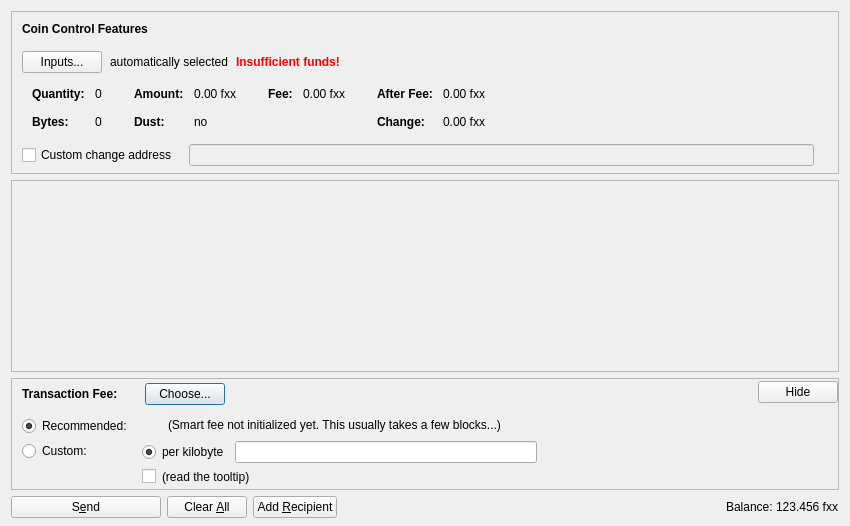
<?xml version="1.0" encoding="UTF-8"?>
<ui version="4.0">
 <class>SendCoinsDialog</class>
 <widget class="QDialog" name="SendCoinsDialog">
  <property name="geometry">
   <rect>
    <x>0</x>
    <y>0</y>
    <width>850</width>
    <height>526</height>
   </rect>
  </property>
  <property name="windowTitle">
   <string>Send Coins</string>
  </property>
  <layout class="QVBoxLayout" name="verticalLayout" stretch="0,1,0,0">
   <property name="bottomMargin">
    <number>8</number>
   </property>
   <item>
    <widget class="QFrame" name="frameCoinControl">
     <property name="sizePolicy">
      <sizepolicy hsizetype="Expanding" vsizetype="Expanding">
       <horstretch>0</horstretch>
       <verstretch>0</verstretch>
      </sizepolicy>
     </property>
     <property name="maximumSize">
      <size>
       <width>16777215</width>
       <height>16777215</height>
      </size>
     </property>
     <property name="frameShape">
      <enum>QFrame::StyledPanel</enum>
     </property>
     <property name="frameShadow">
      <enum>QFrame::Sunken</enum>
     </property>
     <layout class="QVBoxLayout" name="verticalLayoutCoinControl2">
      <property name="spacing">
       <number>0</number>
      </property>
      <property name="leftMargin">
       <number>0</number>
      </property>
      <property name="topMargin">
       <number>0</number>
      </property>
      <property name="rightMargin">
       <number>0</number>
      </property>
      <property name="bottomMargin">
       <number>6</number>
      </property>
      <item>
       <layout class="QVBoxLayout" name="verticalLayoutCoinControl" stretch="0,0,0,0,1">
        <property name="spacing">
         <number>0</number>
        </property>
        <property name="leftMargin">
         <number>10</number>
        </property>
        <property name="topMargin">
         <number>10</number>
        </property>
        <item>
         <layout class="QHBoxLayout" name="horizontalLayoutCoinControl1">
          <property name="bottomMargin">
           <number>15</number>
          </property>
          <item>
           <widget class="QLabel" name="labelCoinControlFeatures">
            <property name="sizePolicy">
             <sizepolicy hsizetype="Preferred" vsizetype="Maximum">
              <horstretch>0</horstretch>
              <verstretch>0</verstretch>
             </sizepolicy>
            </property>
            <property name="font">
             <font>
              <weight>75</weight>
              <bold>true</bold>
             </font>
            </property>
            <property name="styleSheet">
             <string notr="true">font-weight:bold;</string>
            </property>
            <property name="text">
             <string>Coin Control Features</string>
            </property>
           </widget>
          </item>
         </layout>
        </item>
        <item>
         <layout class="QHBoxLayout" name="horizontalLayoutCoinControl2" stretch="0,0,0,0">
          <property name="spacing">
           <number>8</number>
          </property>
          <property name="bottomMargin">
           <number>10</number>
          </property>
          <item>
           <widget class="QPushButton" name="pushButtonCoinControl">
            <property name="styleSheet">
             <string notr="true"/>
            </property>
            <property name="text">
             <string>Inputs...</string>
            </property>
            <property name="autoDefault">
             <bool>false</bool>
            </property>
           </widget>
          </item>
          <item>
           <widget class="QLabel" name="labelCoinControlAutomaticallySelected">
            <property name="text">
             <string>automatically selected</string>
            </property>
            <property name="margin">
             <number>5</number>
            </property>
           </widget>
          </item>
          <item>
           <widget class="QLabel" name="labelCoinControlInsuffFunds">
            <property name="font">
             <font>
              <weight>75</weight>
              <bold>true</bold>
             </font>
            </property>
            <property name="styleSheet">
             <string notr="true">color:red;font-weight:bold;</string>
            </property>
            <property name="text">
             <string>Insufficient funds!</string>
            </property>
            <property name="margin">
             <number>5</number>
            </property>
           </widget>
          </item>
          <item>
           <spacer name="horizontalSpacerCoinControl">
            <property name="orientation">
             <enum>Qt::Horizontal</enum>
            </property>
            <property name="sizeHint" stdset="0">
             <size>
              <width>40</width>
              <height>1</height>
             </size>
            </property>
           </spacer>
          </item>
         </layout>
        </item>
        <item>
         <widget class="QWidget" name="widgetCoinControl" native="true">
          <property name="sizePolicy">
           <sizepolicy hsizetype="Preferred" vsizetype="Preferred">
            <horstretch>0</horstretch>
            <verstretch>0</verstretch>
           </sizepolicy>
          </property>
          <property name="minimumSize">
           <size>
            <width>0</width>
            <height>0</height>
           </size>
          </property>
          <property name="styleSheet">
           <string notr="true"/>
          </property>
          <layout class="QHBoxLayout" name="horizontalLayoutCoinControl5">
           <property name="leftMargin">
            <number>0</number>
           </property>
           <property name="topMargin">
            <number>0</number>
           </property>
           <property name="rightMargin">
            <number>0</number>
           </property>
           <property name="bottomMargin">
            <number>0</number>
           </property>
           <item>
            <layout class="QHBoxLayout" name="horizontalLayoutCoinControl3" stretch="0,0,0,1">
             <property name="spacing">
              <number>20</number>
             </property>
             <property name="topMargin">
              <number>0</number>
             </property>
             <property name="bottomMargin">
              <number>10</number>
             </property>
             <item>
              <layout class="QFormLayout" name="formLayoutCoinControl1">
               <property name="horizontalSpacing">
                <number>10</number>
               </property>
               <property name="verticalSpacing">
                <number>14</number>
               </property>
               <property name="leftMargin">
                <number>10</number>
               </property>
               <property name="topMargin">
                <number>4</number>
               </property>
               <property name="rightMargin">
                <number>6</number>
               </property>
               <item row="0" column="0">
                <widget class="QLabel" name="labelCoinControlQuantityText">
                 <property name="font">
                  <font>
                   <weight>75</weight>
                   <bold>true</bold>
                  </font>
                 </property>
                 <property name="text">
                  <string>Quantity:</string>
                 </property>
                 <property name="margin">
                  <number>0</number>
                 </property>
                </widget>
               </item>
               <item row="0" column="1">
                <widget class="QLabel" name="labelCoinControlQuantity">
                 <property name="cursor">
                  <cursorShape>IBeamCursor</cursorShape>
                 </property>
                 <property name="contextMenuPolicy">
                  <enum>Qt::ActionsContextMenu</enum>
                 </property>
                 <property name="text">
                  <string notr="true">0</string>
                 </property>
                 <property name="margin">
                  <number>0</number>
                 </property>
                 <property name="textInteractionFlags">
                  <set>Qt::LinksAccessibleByMouse|Qt::TextSelectableByKeyboard|Qt::TextSelectableByMouse</set>
                 </property>
                </widget>
               </item>
               <item row="1" column="0">
                <widget class="QLabel" name="labelCoinControlBytesText">
                 <property name="font">
                  <font>
                   <weight>75</weight>
                   <bold>true</bold>
                  </font>
                 </property>
                 <property name="text">
                  <string>Bytes:</string>
                 </property>
                </widget>
               </item>
               <item row="1" column="1">
                <widget class="QLabel" name="labelCoinControlBytes">
                 <property name="cursor">
                  <cursorShape>IBeamCursor</cursorShape>
                 </property>
                 <property name="contextMenuPolicy">
                  <enum>Qt::ActionsContextMenu</enum>
                 </property>
                 <property name="text">
                  <string notr="true">0</string>
                 </property>
                 <property name="textInteractionFlags">
                  <set>Qt::LinksAccessibleByMouse|Qt::TextSelectableByKeyboard|Qt::TextSelectableByMouse</set>
                 </property>
                </widget>
               </item>
              </layout>
             </item>
             <item>
              <layout class="QFormLayout" name="formLayoutCoinControl2">
               <property name="horizontalSpacing">
                <number>10</number>
               </property>
               <property name="verticalSpacing">
                <number>14</number>
               </property>
               <property name="leftMargin">
                <number>6</number>
               </property>
               <property name="topMargin">
                <number>4</number>
               </property>
               <property name="rightMargin">
                <number>6</number>
               </property>
               <item row="0" column="0">
                <widget class="QLabel" name="labelCoinControlAmountText">
                 <property name="font">
                  <font>
                   <weight>75</weight>
                   <bold>true</bold>
                  </font>
                 </property>
                 <property name="text">
                  <string>Amount:</string>
                 </property>
                 <property name="margin">
                  <number>0</number>
                 </property>
                </widget>
               </item>
               <item row="0" column="1">
                <widget class="QLabel" name="labelCoinControlAmount">
                 <property name="cursor">
                  <cursorShape>IBeamCursor</cursorShape>
                 </property>
                 <property name="contextMenuPolicy">
                  <enum>Qt::ActionsContextMenu</enum>
                 </property>
                 <property name="text">
                  <string notr="true">0.00 fxx</string>
                 </property>
                 <property name="textInteractionFlags">
                  <set>Qt::LinksAccessibleByMouse|Qt::TextSelectableByKeyboard|Qt::TextSelectableByMouse</set>
                 </property>
                </widget>
               </item>
               <item row="1" column="0">
                <widget class="QLabel" name="labelCoinControlLowOutputText">
                 <property name="font">
                  <font>
                   <weight>75</weight>
                   <bold>true</bold>
                  </font>
                 </property>
                 <property name="text">
                  <string>Dust:</string>
                 </property>
                </widget>
               </item>
               <item row="1" column="1">
                <widget class="QLabel" name="labelCoinControlLowOutput">
                 <property name="cursor">
                  <cursorShape>IBeamCursor</cursorShape>
                 </property>
                 <property name="contextMenuPolicy">
                  <enum>Qt::ActionsContextMenu</enum>
                 </property>
                 <property name="text">
                  <string notr="true">no</string>
                 </property>
                 <property name="textInteractionFlags">
                  <set>Qt::LinksAccessibleByMouse|Qt::TextSelectableByKeyboard|Qt::TextSelectableByMouse</set>
                 </property>
                </widget>
               </item>
              </layout>
             </item>
             <item>
              <layout class="QFormLayout" name="formLayoutCoinControl3">
               <property name="horizontalSpacing">
                <number>10</number>
               </property>
               <property name="verticalSpacing">
                <number>14</number>
               </property>
               <property name="leftMargin">
                <number>6</number>
               </property>
               <property name="topMargin">
                <number>4</number>
               </property>
               <property name="rightMargin">
                <number>6</number>
               </property>
               <item row="0" column="0">
                <widget class="QLabel" name="labelCoinControlFeeText">
                 <property name="font">
                  <font>
                   <weight>75</weight>
                   <bold>true</bold>
                  </font>
                 </property>
                 <property name="text">
                  <string>Fee:</string>
                 </property>
                 <property name="margin">
                  <number>0</number>
                 </property>
                </widget>
               </item>
               <item row="0" column="1">
                <widget class="QLabel" name="labelCoinControlFee">
                 <property name="cursor">
                  <cursorShape>IBeamCursor</cursorShape>
                 </property>
                 <property name="contextMenuPolicy">
                  <enum>Qt::ActionsContextMenu</enum>
                 </property>
                 <property name="text">
                  <string notr="true">0.00 fxx</string>
                 </property>
                 <property name="textInteractionFlags">
                  <set>Qt::LinksAccessibleByMouse|Qt::TextSelectableByKeyboard|Qt::TextSelectableByMouse</set>
                 </property>
                </widget>
               </item>
              </layout>
             </item>
             <item>
              <layout class="QFormLayout" name="formLayoutCoinControl4">
               <property name="horizontalSpacing">
                <number>10</number>
               </property>
               <property name="verticalSpacing">
                <number>14</number>
               </property>
               <property name="leftMargin">
                <number>6</number>
               </property>
               <property name="topMargin">
                <number>4</number>
               </property>
               <property name="rightMargin">
                <number>6</number>
               </property>
               <item row="0" column="0">
                <widget class="QLabel" name="labelCoinControlAfterFeeText">
                 <property name="font">
                  <font>
                   <weight>75</weight>
                   <bold>true</bold>
                  </font>
                 </property>
                 <property name="text">
                  <string>After Fee:</string>
                 </property>
                 <property name="margin">
                  <number>0</number>
                 </property>
                </widget>
               </item>
               <item row="0" column="1">
                <widget class="QLabel" name="labelCoinControlAfterFee">
                 <property name="cursor">
                  <cursorShape>IBeamCursor</cursorShape>
                 </property>
                 <property name="contextMenuPolicy">
                  <enum>Qt::ActionsContextMenu</enum>
                 </property>
                 <property name="text">
                  <string notr="true">0.00 fxx</string>
                 </property>
                 <property name="textInteractionFlags">
                  <set>Qt::LinksAccessibleByMouse|Qt::TextSelectableByKeyboard|Qt::TextSelectableByMouse</set>
                 </property>
                </widget>
               </item>
               <item row="1" column="0">
                <widget class="QLabel" name="labelCoinControlChangeText">
                 <property name="font">
                  <font>
                   <weight>75</weight>
                   <bold>true</bold>
                  </font>
                 </property>
                 <property name="text">
                  <string>Change:</string>
                 </property>
                </widget>
               </item>
               <item row="1" column="1">
                <widget class="QLabel" name="labelCoinControlChange">
                 <property name="cursor">
                  <cursorShape>IBeamCursor</cursorShape>
                 </property>
                 <property name="contextMenuPolicy">
                  <enum>Qt::ActionsContextMenu</enum>
                 </property>
                 <property name="text">
                  <string notr="true">0.00 fxx</string>
                 </property>
                 <property name="textInteractionFlags">
                  <set>Qt::LinksAccessibleByMouse|Qt::TextSelectableByKeyboard|Qt::TextSelectableByMouse</set>
                 </property>
                </widget>
               </item>
              </layout>
             </item>
            </layout>
           </item>
          </layout>
         </widget>
        </item>
        <item>
         <layout class="QHBoxLayout" name="horizontalLayoutCoinControl4" stretch="0,0,0">
          <property name="spacing">
           <number>12</number>
          </property>
          <property name="sizeConstraint">
           <enum>QLayout::SetDefaultConstraint</enum>
          </property>
          <property name="topMargin">
           <number>5</number>
          </property>
          <property name="rightMargin">
           <number>5</number>
          </property>
          <item>
           <widget class="QCheckBox" name="checkBoxCoinControlChange">
            <property name="toolTip">
             <string>If this is activated, but the change address is empty or invalid, change will be sent to a newly generated address.</string>
            </property>
            <property name="text">
             <string>Custom change address</string>
            </property>
           </widget>
          </item>
          <item>
           <widget class="QValidatedLineEdit" name="lineEditCoinControlChange">
            <property name="enabled">
             <bool>false</bool>
            </property>
            <property name="sizePolicy">
             <sizepolicy hsizetype="Expanding" vsizetype="Fixed">
              <horstretch>0</horstretch>
              <verstretch>0</verstretch>
             </sizepolicy>
            </property>
           </widget>
          </item>
          <item>
           <widget class="QLabel" name="labelCoinControlChangeLabel">
            <property name="sizePolicy">
             <sizepolicy hsizetype="Preferred" vsizetype="Expanding">
              <horstretch>0</horstretch>
              <verstretch>0</verstretch>
             </sizepolicy>
            </property>
            <property name="minimumSize">
             <size>
              <width>0</width>
              <height>0</height>
             </size>
            </property>
            <property name="text">
             <string/>
            </property>
            <property name="margin">
             <number>3</number>
            </property>
           </widget>
          </item>
         </layout>
        </item>
        <item>
         <spacer name="verticalSpacerCoinControl">
          <property name="orientation">
           <enum>Qt::Vertical</enum>
          </property>
          <property name="sizeHint" stdset="0">
           <size>
            <width>800</width>
            <height>1</height>
           </size>
          </property>
         </spacer>
        </item>
       </layout>
      </item>
     </layout>
    </widget>
   </item>
   <item>
    <widget class="QScrollArea" name="scrollArea">
     <property name="widgetResizable">
      <bool>true</bool>
     </property>
     <widget class="QWidget" name="scrollAreaWidgetContents">
      <property name="geometry">
       <rect>
        <x>0</x>
        <y>0</y>
        <width>830</width>
        <height>104</height>
       </rect>
      </property>
      <layout class="QVBoxLayout" name="verticalLayout_2" stretch="0,1">
       <property name="leftMargin">
        <number>0</number>
       </property>
       <property name="topMargin">
        <number>0</number>
       </property>
       <property name="rightMargin">
        <number>0</number>
       </property>
       <property name="bottomMargin">
        <number>0</number>
       </property>
       <item>
        <layout class="QVBoxLayout" name="entries">
         <property name="spacing">
          <number>6</number>
         </property>
        </layout>
       </item>
       <item>
        <spacer name="verticalSpacer">
         <property name="orientation">
          <enum>Qt::Vertical</enum>
         </property>
         <property name="sizeHint" stdset="0">
          <size>
           <width>20</width>
           <height>40</height>
          </size>
         </property>
        </spacer>
       </item>
      </layout>
     </widget>
    </widget>
   </item>
   <item>
    <widget class="QFrame" name="frameFee">
     <property name="sizePolicy">
      <sizepolicy hsizetype="Expanding" vsizetype="Expanding">
       <horstretch>0</horstretch>
       <verstretch>0</verstretch>
      </sizepolicy>
     </property>
     <property name="maximumSize">
      <size>
       <width>16777215</width>
       <height>16777215</height>
      </size>
     </property>
     <property name="frameShape">
      <enum>QFrame::StyledPanel</enum>
     </property>
     <property name="frameShadow">
      <enum>QFrame::Sunken</enum>
     </property>
     <layout class="QVBoxLayout" name="verticalLayoutFee1">
      <property name="spacing">
       <number>0</number>
      </property>
      <property name="leftMargin">
       <number>0</number>
      </property>
      <property name="topMargin">
       <number>0</number>
      </property>
      <property name="rightMargin">
       <number>0</number>
      </property>
      <property name="bottomMargin">
       <number>0</number>
      </property>
      <item>
       <layout class="QVBoxLayout" name="verticalLayoutFee2" stretch="0,0,0">
        <property name="spacing">
         <number>0</number>
        </property>
        <property name="leftMargin">
         <number>10</number>
        </property>
        <property name="topMargin">
         <number>0</number>
        </property>
        <item>
         <layout class="QHBoxLayout" name="horizontalLayoutFee1">
          <property name="bottomMargin">
           <number>0</number>
          </property>
          <item>
           <layout class="QVBoxLayout" name="verticalLayoutFee7">
            <property name="spacing">
             <number>0</number>
            </property>
            <item>
             <spacer name="verticalSpacerSmartFee">
              <property name="orientation">
               <enum>Qt::Vertical</enum>
              </property>
              <property name="sizeType">
               <enum>QSizePolicy::Fixed</enum>
              </property>
              <property name="sizeHint" stdset="0">
               <size>
                <width>1</width>
                <height>4</height>
               </size>
              </property>
             </spacer>
            </item>
            <item>
             <layout class="QHBoxLayout" name="horizontalLayoutSmartFee">
              <property name="spacing">
               <number>10</number>
              </property>
              <item>
               <widget class="QLabel" name="labelFeeHeadline">
                <property name="sizePolicy">
                 <sizepolicy hsizetype="Preferred" vsizetype="Maximum">
                  <horstretch>0</horstretch>
                  <verstretch>0</verstretch>
                 </sizepolicy>
                </property>
                <property name="font">
                 <font>
                  <weight>75</weight>
                  <bold>true</bold>
                 </font>
                </property>
                <property name="styleSheet">
                 <string notr="true">font-weight:bold;</string>
                </property>
                <property name="text">
                 <string>Transaction Fee:</string>
                </property>
               </widget>
              </item>
              <item>
               <widget class="QLabel" name="labelFeeMinimized">
                <property name="text">
                 <string/>
                </property>
               </widget>
              </item>
              <item>
               <widget class="QPushButton" name="buttonChooseFee">
                <property name="text">
                 <string>Choose...</string>
                </property>
               </widget>
              </item>
             </layout>
            </item>
            <item>
             <spacer name="verticalSpacer_5">
              <property name="orientation">
               <enum>Qt::Vertical</enum>
              </property>
              <property name="sizeHint" stdset="0">
               <size>
                <width>1</width>
                <height>1</height>
               </size>
              </property>
             </spacer>
            </item>
           </layout>
          </item>
          <item>
           <spacer name="horizontalSpacer_4">
            <property name="orientation">
             <enum>Qt::Horizontal</enum>
            </property>
            <property name="sizeHint" stdset="0">
             <size>
              <width>40</width>
              <height>20</height>
             </size>
            </property>
           </spacer>
          </item>
          <item>
           <widget class="QPushButton" name="buttonMinimizeFee">
            <property name="toolTip">
             <string>collapse fee-settings</string>
            </property>
            <property name="text">
             <string>Hide</string>
            </property>
           </widget>
          </item>
         </layout>
        </item>
        <item>
         <widget class="QFrame" name="frameFeeSelection">
          <layout class="QVBoxLayout" name="verticalLayoutFee12">
           <property name="spacing">
            <number>0</number>
           </property>
           <property name="leftMargin">
            <number>0</number>
           </property>
           <property name="topMargin">
            <number>0</number>
           </property>
           <property name="rightMargin">
            <number>0</number>
           </property>
           <property name="bottomMargin">
            <number>0</number>
           </property>
           <item>
            <layout class="QGridLayout" name="gridLayoutFee">
             <property name="topMargin">
              <number>10</number>
             </property>
             <property name="bottomMargin">
              <number>4</number>
             </property>
             <property name="horizontalSpacing">
              <number>10</number>
             </property>
             <property name="verticalSpacing">
              <number>4</number>
             </property>
             <item row="1" column="1">
              <layout class="QVBoxLayout" name="verticalLayoutFee8">
               <property name="spacing">
                <number>6</number>
               </property>
               <item>
                <layout class="QHBoxLayout" name="horizontalLayoutFee13">
                 <item>
                  <widget class="QRadioButton" name="radioCustomPerKilobyte">
                   <property name="toolTip">
                    <string>Specify a custom fee per kB (1,000 bytes) of the transaction's size.

Note:  Since the fee is calculated on a per-byte basis, a fee of "100 satoshis per kB" for a transaction size of 500 bytes (half of 1 kB) would ultimately yield a fee of only 50 satoshis.</string>
                   </property>
                   <property name="text">
                    <string>per kilobyte</string>
                   </property>
                   <property name="checked">
                    <bool>true</bool>
                   </property>
                   <attribute name="buttonGroup">
                    <string notr="true">groupCustomFee</string>
                   </attribute>
                  </widget>
                 </item>
                 <item>
                  <widget class="FittexxcoinAmountField" name="customFee"/>
                 </item>
                 <item>
                  <spacer name="horizontalSpacer_6">
                   <property name="orientation">
                    <enum>Qt::Horizontal</enum>
                   </property>
                   <property name="sizeHint" stdset="0">
                    <size>
                     <width>1</width>
                     <height>1</height>
                    </size>
                   </property>
                  </spacer>
                 </item>
                </layout>
               </item>
               <item>
                <layout class="QHBoxLayout" name="horizontalLayoutFee8">
                 <item>
                  <widget class="QCheckBox" name="checkBoxMinimumFee">
                   <property name="toolTip">
                    <string>Paying only the minimum fee is just fine as long as there is less transaction volume than space in the blocks. But be aware that this can end up in a never confirming transaction once there is more demand for fittexxcoin transactions than the network can process.</string>
                   </property>
                   <property name="text">
                    <string/>
                   </property>
                  </widget>
                 </item>
                 <item>
                  <widget class="QLabel" name="labelMinFeeWarning">
                   <property name="enabled">
                    <bool>true</bool>
                   </property>
                   <property name="toolTip">
                    <string>Paying only the minimum fee is just fine as long as there is less transaction volume than space in the blocks. But be aware that this can end up in a never confirming transaction once there is more demand for fittexxcoin transactions than the network can process.</string>
                   </property>
                   <property name="text">
                    <string>(read the tooltip)</string>
                   </property>
                   <property name="margin">
                    <number>5</number>
                   </property>
                  </widget>
                 </item>
                 <item>
                  <spacer name="horizontalSpacer_2">
                   <property name="orientation">
                    <enum>Qt::Horizontal</enum>
                   </property>
                   <property name="sizeHint" stdset="0">
                    <size>
                     <width>1</width>
                     <height>1</height>
                    </size>
                   </property>
                  </spacer>
                 </item>
                </layout>
               </item>
              </layout>
             </item>
             <item row="0" column="0">
              <layout class="QVBoxLayout" name="verticalLayoutFee4" stretch="0,1">
               <item>
                <widget class="QRadioButton" name="radioSmartFee">
                 <property name="text">
                  <string>Recommended:</string>
                 </property>
                 <property name="checked">
                  <bool>true</bool>
                 </property>
                 <attribute name="buttonGroup">
                  <string notr="true">groupFee</string>
                 </attribute>
                </widget>
               </item>
               <item>
                <spacer name="verticalSpacer_2">
                 <property name="orientation">
                  <enum>Qt::Vertical</enum>
                 </property>
                 <property name="sizeHint" stdset="0">
                  <size>
                   <width>1</width>
                   <height>1</height>
                  </size>
                 </property>
                </spacer>
               </item>
              </layout>
             </item>
             <item row="1" column="0">
              <layout class="QVBoxLayout" name="verticalLayoutFee9" stretch="0,1">
               <item>
                <widget class="QRadioButton" name="radioCustomFee">
                 <property name="text">
                  <string>Custom:</string>
                 </property>
                 <attribute name="buttonGroup">
                  <string notr="true">groupFee</string>
                 </attribute>
                </widget>
               </item>
               <item>
                <spacer name="verticalSpacer_6">
                 <property name="orientation">
                  <enum>Qt::Vertical</enum>
                 </property>
                 <property name="sizeHint" stdset="0">
                  <size>
                   <width>1</width>
                   <height>1</height>
                  </size>
                 </property>
                </spacer>
               </item>
              </layout>
             </item>
             <item row="0" column="1">
              <layout class="QVBoxLayout" name="verticalLayoutFee3" stretch="0,0,1">
               <property name="spacing">
                <number>6</number>
               </property>
               <property name="topMargin">
                <number>2</number>
               </property>
               <item>
                <layout class="QHBoxLayout" name="horizontalLayoutFee12">
                 <item>
                  <widget class="QLabel" name="labelSmartFee">
                   <property name="text">
                    <string/>
                   </property>
                   <property name="margin">
                    <number>2</number>
                   </property>
                  </widget>
                 </item>
                 <item>
                  <widget class="QLabel" name="labelFeeEstimation">
                   <property name="text">
                    <string/>
                   </property>
                  </widget>
                 </item>
                 <item>
                  <widget class="QLabel" name="labelSmartFee2">
                   <property name="text">
                    <string>(Smart fee not initialized yet. This usually takes a few blocks...)</string>
                   </property>
                   <property name="margin">
                    <number>2</number>
                   </property>
                  </widget>
                 </item>
                 <item>
                  <spacer name="horizontalSpacer_5">
                   <property name="orientation">
                    <enum>Qt::Horizontal</enum>
                   </property>
                   <property name="sizeHint" stdset="0">
                    <size>
                     <width>1</width>
                     <height>1</height>
                    </size>
                   </property>
                  </spacer>
                 </item>
                </layout>
               </item>
               <item>
                <spacer name="verticalSpacer_4">
                 <property name="orientation">
                  <enum>Qt::Vertical</enum>
                 </property>
                 <property name="sizeHint" stdset="0">
                  <size>
                   <width>1</width>
                   <height>1</height>
                  </size>
                 </property>
                </spacer>
               </item>
              </layout>
             </item>
            </layout>
           </item>
          </layout>
         </widget>
        </item>
        <item>
         <spacer name="verticalSpacerFee">
          <property name="orientation">
           <enum>Qt::Vertical</enum>
          </property>
          <property name="sizeHint" stdset="0">
           <size>
            <width>800</width>
            <height>1</height>
           </size>
          </property>
         </spacer>
        </item>
       </layout>
      </item>
     </layout>
    </widget>
   </item>
   <item>
    <layout class="QHBoxLayout" name="horizontalLayout">
     <item>
      <widget class="QPushButton" name="sendButton">
       <property name="minimumSize">
        <size>
         <width>150</width>
         <height>0</height>
        </size>
       </property>
       <property name="toolTip">
        <string>Confirm the send action</string>
       </property>
       <property name="text">
        <string>S&amp;end</string>
       </property>
       <property name="icon">
        <iconset resource="../fittexxcoin.qrc">
         <normaloff>:/icons/send</normaloff>:/icons/send</iconset>
       </property>
       <property name="autoDefault">
        <bool>false</bool>
       </property>
       <property name="default">
        <bool>false</bool>
       </property>
      </widget>
     </item>
     <item>
      <widget class="QPushButton" name="clearButton">
       <property name="sizePolicy">
        <sizepolicy hsizetype="Minimum" vsizetype="Fixed">
         <horstretch>0</horstretch>
         <verstretch>0</verstretch>
        </sizepolicy>
       </property>
       <property name="toolTip">
        <string>Clear all fields of the form.</string>
       </property>
       <property name="text">
        <string>Clear &amp;All</string>
       </property>
       <property name="icon">
        <iconset resource="../fittexxcoin.qrc">
         <normaloff>:/icons/remove</normaloff>:/icons/remove</iconset>
       </property>
       <property name="autoDefault">
        <bool>false</bool>
       </property>
      </widget>
     </item>
     <item>
      <widget class="QPushButton" name="addButton">
       <property name="toolTip">
        <string>Send to multiple recipients at once</string>
       </property>
       <property name="text">
        <string>Add &amp;Recipient</string>
       </property>
       <property name="icon">
        <iconset resource="../fittexxcoin.qrc">
         <normaloff>:/icons/add</normaloff>:/icons/add</iconset>
       </property>
       <property name="autoDefault">
        <bool>false</bool>
       </property>
      </widget>
     </item>
     <item>
      <spacer name="horizontalSpacer">
       <property name="orientation">
        <enum>Qt::Horizontal</enum>
       </property>
       <property name="sizeHint" stdset="0">
        <size>
         <width>40</width>
         <height>20</height>
        </size>
       </property>
      </spacer>
     </item>
     <item>
      <layout class="QHBoxLayout" name="horizontalLayout_2">
       <property name="spacing">
        <number>3</number>
       </property>
       <item>
        <widget class="QLabel" name="label">
         <property name="sizePolicy">
          <sizepolicy hsizetype="Preferred" vsizetype="Fixed">
           <horstretch>0</horstretch>
           <verstretch>0</verstretch>
          </sizepolicy>
         </property>
         <property name="text">
          <string>Balance:</string>
         </property>
        </widget>
       </item>
       <item>
        <widget class="QLabel" name="labelBalance">
         <property name="sizePolicy">
          <sizepolicy hsizetype="Preferred" vsizetype="Fixed">
           <horstretch>0</horstretch>
           <verstretch>0</verstretch>
          </sizepolicy>
         </property>
         <property name="cursor">
          <cursorShape>IBeamCursor</cursorShape>
         </property>
         <property name="text">
          <string notr="true">123.456 fxx</string>
         </property>
         <property name="textInteractionFlags">
          <set>Qt::LinksAccessibleByMouse|Qt::TextSelectableByKeyboard|Qt::TextSelectableByMouse</set>
         </property>
        </widget>
       </item>
      </layout>
     </item>
    </layout>
   </item>
  </layout>
 </widget>
 <customwidgets>
  <customwidget>
   <class>QValidatedLineEdit</class>
   <extends>QLineEdit</extends>
   <header>qt/qvalidatedlineedit.h</header>
  </customwidget>
  <customwidget>
   <class>FittexxcoinAmountField</class>
   <extends>QLineEdit</extends>
   <header>qt/fittexxcoinamountfield.h</header>
   <container>1</container>
  </customwidget>
 </customwidgets>
 <resources>
  <include location="../fittexxcoin.qrc"/>
 </resources>
 <connections/>
 <buttongroups>
  <buttongroup name="groupFee"/>
  <buttongroup name="groupCustomFee"/>
 </buttongroups>
</ui>
